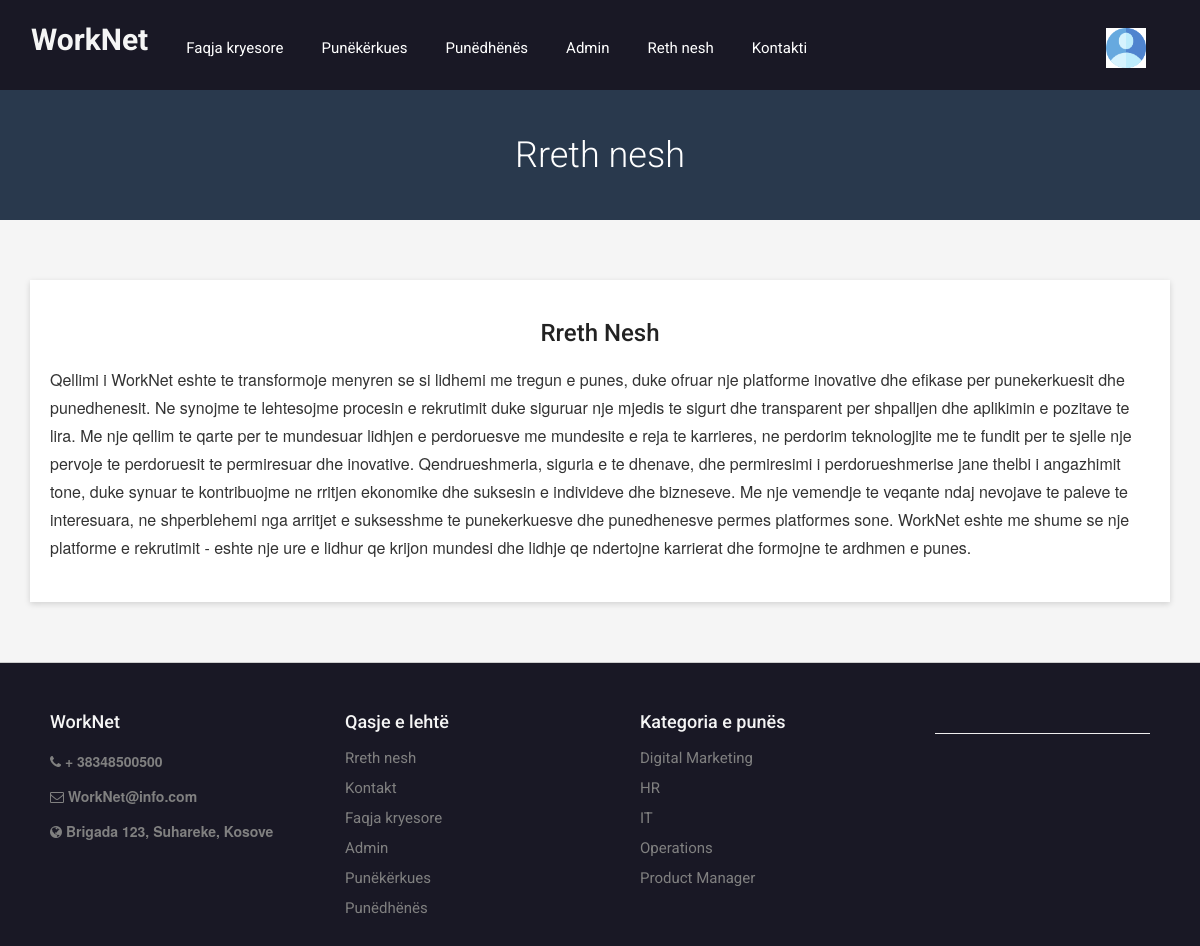
Page /about.php on the committed database.
### tables this page shows
CREATE TABLE `tblpages` (
  `ID` int(11) NOT NULL,
  `PageType` varchar(200) DEFAULT NULL,
  `PageTitle` mediumtext DEFAULT NULL,
  `PageDescription` longtext DEFAULT NULL,
  `Email` varchar(200) NOT NULL,
  `MobileNumber` bigint(10) NOT NULL,
  `UpdationDate` timestamp NULL DEFAULT NULL ON UPDATE current_timestamp()
);

### about.php (the view, shortened to what this page needs)
<?php
include('includes/config.php');
?>
<!doctype html>
<html>
<head>
  <link href="css/custom.css" rel="stylesheet" type="text/css">
  <link href="css/bootstrap.css" rel="stylesheet" type="text/css">
  <link href="css/color.css" rel="stylesheet" type="text/css">
  <link href="css/responsive.css" rel="stylesheet" type="text/css">
  <link href="css/owl.carousel.css" rel="stylesheet" type="text/css">
  <link href="css/font-awesome.min.css" rel="stylesheet" type="text/css">
  <link href="css/jquery.mCustomScrollbar.css" rel="stylesheet" type="text/css">
</head>
<body class="theme-style-1">
  <div id="wrapper">
    <?php include_once('includes/header.php'); ?>
    <section id="inner-banner">
      <div class="container">
        <h1>Rreth nesh</h1>
      </div>
    </section>
    <div id="main">
      <section class="contact-section">
        <div class="map-box">
          <div class="contact-form padd-tb">
            <div class="container">
              <div class="row">
                <div class="col-md-12 col-sm-12">
                  <div class="address-box">
                    <address>
                      <ul>
                        <?php
                        $sql = "SELECT * from tblpages where PageType='aboutus'";
                        $query = $dbh->prepare($sql);
                        $query->execute();
                        $results = $query->fetchAll(PDO::FETCH_OBJ);
                        if ($query->rowCount() > 0) {
                          foreach ($results as $row) { ?>
                            <strong>
                              <h3 style="text-align: center;">
                                <?php echo ($row->PageTitle); ?>
                              </h3>
                            </strong>
                            <p>
                              <?php echo ($row->PageDescription); ?>
                            </p>
                            <?php $cnt = $cnt + 1;
                          }
                        } ?>
                      </ul>
                    </address>
                  </div>
                </div>
              </div>
            </div>
          </div>
        </div>
      </section>
    </div>
    <?php include_once('includes/footer.php'); ?>
  </div>
</body>
</html>

### includes/footer.php (shortened to what this page needs)
<footer id="footer">
  <div class="text-box box">
    <h4>WorkNet</h4>
    <?php
    $sql = "SELECT * from tblpages where PageType='contactus'";
    $query = $dbh->prepare($sql);
    $query->execute();
    $results = $query->fetchAll(PDO::FETCH_OBJ);
    if ($query->rowCount() > 0) {
      foreach ($results as $row) { ?>
        <ul>
          <li> <i class="fa fa-phone"></i> <strong>+
              <?php echo htmlentities($row->MobileNumber); ?>
            </strong></li>
          <li> <i class="fa fa-envelope-o"></i> <strong>
              <?php echo htmlentities($row->Email); ?>
            </strong> </li>
          <li> <i class="fa fa-globe"></i> <strong>
              <?php echo htmlentities($row->PageDescription); ?>
            </strong> </li>
          <?php $cnt = $cnt + 1;
      }
    } ?>
    </ul>
  </div>
  <div class="box">
    <h4>Qasje e lehtë</h4>
    <ul>
      <li><a href="about.php">Rreth nesh</a></li>
      <li><a href="contact.php">Kontakt</a></li>
      <li><a href="index.php">Faqja kryesore</a></li>
      <?php if (strlen($_SESSION['jsid'] == 0)) { ?>
        <li><a href="admin/index.php">Admin</a></li>
        <li><a href="my-profile.php">Punëkërkues</a></li>
        <li><a href="employers/emp-login.php">Punëdhënës</a></li>
      <?php } ?>
    </ul>
  </div>
  <div class="box">
    <h4>Kategoria e punës</h4>
    <ul>
      <?php
      $sql = "SELECT jobCategory,count(jobId) as totaljobs from tbljobs group by jobCategory";
      $query = $dbh->prepare($sql);
      $query->execute();
      $results = $query->fetchAll(PDO::FETCH_OBJ);
      foreach ($results as $row) { ?>
        <li><a href="view-categorywise-job.php?viewid=<?php echo htmlentities($row->jobCategory); ?>">
            <?php echo htmlentities($row->jobCategory); ?>
          </a></li>
      <?php } ?>
    </ul>
  </div>
  <hr color="#000" />
</footer>

### css/color.css (style rules this page uses)
#banner, .banner-outer .caption .holder form button[type="submit"]:hover, .browse-job-section, .user-option-col a.login-round, .user-option-col .dropdown-menu > li > a:hover, .user-option-col .dropdown-menu > li > a:focus, .user-option-col a.btn-login, .theme-style-1 a.btn-style-1, .popular-categories .box:hover, .popular-categories .box:hover, .btn-color-2, .sidebar .box .text-box a.btn-apply, .call-action-section, .price-table .box strong.amount:before, .price-table .box strong.amount:after, #footer form input[type="submit"], #cp_side-menu, .banner-2, #wrapper .header-2.cp_sticky, .process-section .icon-box, .btn-bg-color-1, .header-4, #inner-banner, .pagination-box .pager li > a:hover, .pagination-box .pager li > a:focus, .pagination-box .pager li.active a, .post-box .owl-next:hover, .post-box .owl-prev:hover, .post-section .comment-form form input[type="submit"], .signup-section .holder input[type="submit"], .upload-box .btn-file, .signup-section .holder b, .contact-form input[type="Submit"], .address-box address .fa, .candidates-search-bar form, .btn-row a.resume, .btn-row a.login, .summary-box .col:before, .progress-box .progress-bar span, .alphabets-row .col span, .alphabets-row .col:before, .icon-colo-1, .resum-form .accordion_cp, .resum-form input[type="submit"], .navbar-toggle { background-color: #30475eb5; }
#nav li:hover > a, .banner-outer .caption .holder form button[type="submit"], .banner-outer .caption .holder .btn-row a .fa, .cp_side-menu a .fa, .user-option-col a .fa, #content-area .box .text-col a.text .fa, #content-area .box strong.price .fa, .sidebar .box .text-box h4 a, .sidebar .box .text-box a.text .fa, .sidebar .box .text-box strong.price .fa, #content-area a.load-more .fa, .price-table .box h4, .price-table .box strong.amount sub, .testimonials-section .owl-prev:hover:before, .testimonials-section .owl-next:hover:before, .post-box .text-box strong.date .fa, .post-box .text-box strong.name, .post-box .text-box:hover h4 a, #footer .box ul li a, .bottom-row strong.copyrights a:hover, #content-area .box:hover h4 a, #popular-job-slider .owl-next:before, #popular-job-slider .owl-prev:before, .sidebar-jobs ul li a, .sidebar-jobs ul li span .fa, .pagination-box .pager li > a, .pagination-box .pager li > span, .sidebar .box .recent-post .text-box a .fa, .sidebar .box .recent-post .text-area a .fa, .sidebar .box .recent-post ul li:hover strong a, .sidebar .box .archives-box ul li a:hover, .post-box blockquote p, .testimonials-style-3 .box p, .testimonials-style-3 .col p, .input-box .fa, .check-box strong a:hover, .signup-section .holder em, .signup-section .holder em a, .signup-section .holder a.login, .candidates-search-bar form button[type="submit"], .resumes-section .box .text-box h4, .resumes-content .box .text-box strong .fa, .resumes-content .box .text-box span.price .fa, .tags a, .resumes-section a.load-more .fa, .related-people .text-box strong.name a, .related-people .text-box span .fa, .summary-box strong.title, .popular-companies .owl-next:before, .popular-companies .owl-prev:before, .alphabets-row a:hover, .alphabets a:hover, .theme-style-1 .account-option a.btn-style-1 .fa, #content-area .box .text-col p em, .job-detail ul li .fa { color:gray; }

### css/responsive.css (style rules this page uses)
@media (min-width: 1200px) { .address-box address strong { font: 500 18px/22px 'Roboto', sans-serif; } }
@media (max-width: 1480px) { #footer .text-box, #footer .box { width:25%; margin:0 20px 0 0 } }
@media (max-width: 1900px) { #footer .text-box, #footer .box { width:25%; margin:0 20px 0 0 } }

### rows in the picture
tblpages: PageTitle "Rreth Nesh", PageDescription "Qellimi i WorkNet eshte te transformoje menyren se si lidhemi me tregun e punes, duke ofruar nje platforme inovative dhe efikase per punekerkuesit dhe punedhenesit. Ne synojme te lehtesojme procesin e rekrutimit duke siguruar nje mjedis te sigurt dhe transparent per shpalljen dhe aplikimin e pozitave te lira. Me nje qellim te qarte per te mundesuar lidhjen e perdoruesve me mundesite e reja te karrieres, ne perdorim teknologjite me te fundit per te sjelle nje pervoje te perdoruesit te permiresuar dhe inovative. Qendrueshmeria, siguria e te dhenave, dhe permiresimi i perdorueshmerise jane thelbi i angazhimit tone, duke synuar te kontribuojme ne rritjen ekonomike dhe suksesin e individeve dhe…"
tblpages: MobileNumber "38348500500", Email "WorkNet@info.com", PageDescription "Brigada 123, Suhareke, Kosove"

### other values in the picture
$row->jobCategory "Digital Marketing"
$row->jobCategory "HR"
$row->jobCategory "IT"
$row->jobCategory "Operations"
$row->jobCategory "Product Manager"
